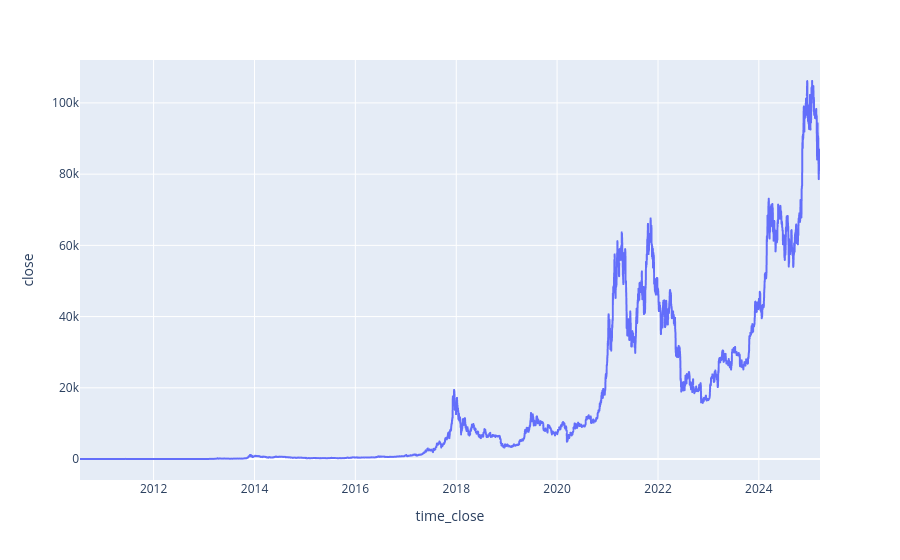

Notebook code cell kept with this figure:
### Code cell
fig = px.line(dfall, x = "time_close", y="close")
fig.show()

### Figure 1 — Plotly figure (JSON) as saved in the notebook; plotly's stock layout.template omitted (floating-point values rounded to 4 significant figures; data arrays with more than 128 entries replaced by an {"elided": "..."} marker saying what was removed)
{"data": [{"hovertemplate": "time_close=%{x}<br>close=%{y}<extra></extra>", "legendgroup": "", "line": {"color": "#636efa", "dash": "solid"}, "marker": {"symbol": "circle"}, "mode": "lines", "name": "", "showlegend": false, "type": "scattergl", "x": {"elided": "5353 str values"}, "xaxis": "x", "y": {"elided": "5353 float values"}, "yaxis": "y"}], "layout": {"autosize": true, "legend": {"tracegroupgap": 0}, "margin": {"t": 60}, "xaxis": {"anchor": "y", "autorange": true, "domain": [0, 1], "range": ["2010-07-17", "2025-03-19"], "title": {"text": "time_close"}, "type": "date"}, "yaxis": {"anchor": "x", "autorange": true, "domain": [0, 1], "range": [-297.3, 5649.0], "title": {"text": "close"}}}}
